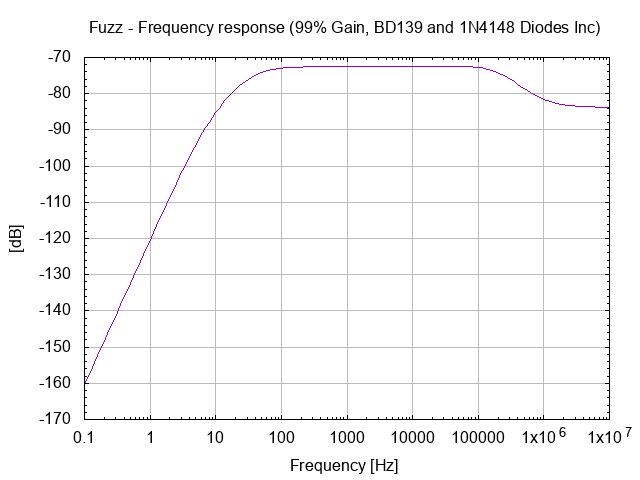

Source code (gnuplot):
# setup terminal
set term png

# setup graph
set output "P3.001.00.00.06.png"
set title "Fuzz - Frequency response (99% Gain, BD139 and 1N4148 Diodes Inc)"

# setup Y-axis
set grid ytics lt 1 lw 1 lc rgb "#bbbbbb"
set mytics
set ylabel "[dB]"

#setup X-axis
set logscale x 10
set grid xtics lt 1 lw 1 lc rgb "#bbbbbb"
set xlabel "Frequency [Hz]"

# setup plot style
set style data lines
plot 'P3.001.00.00.06.dat' using 1:2 title ""

# set output back to default
set output

# reset terminal type
set terminal pop
